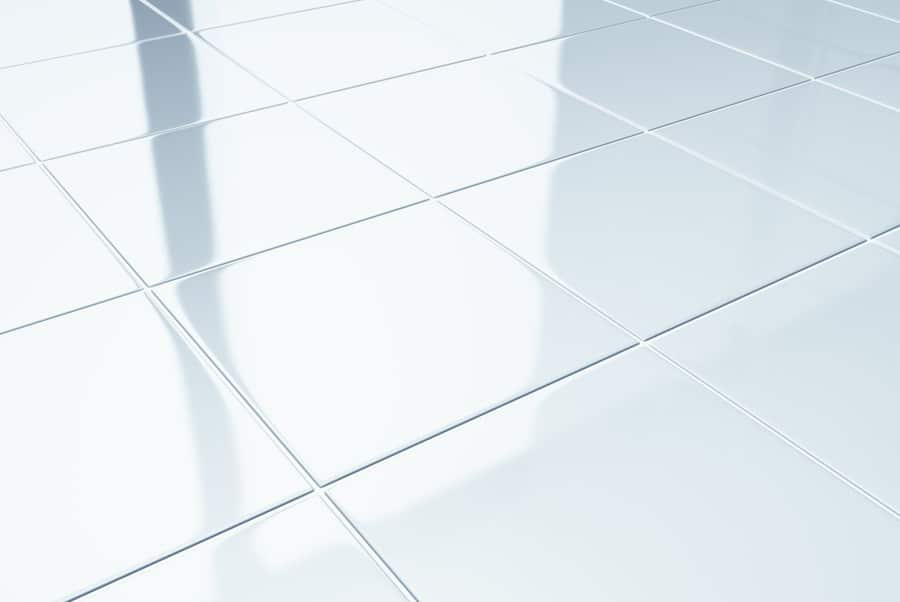
#> input picture lantai.jpg, 900 x 602 px
$ python deteksi_lantai_kotor.py
#> lines starting #> are read from the running program, lines starting #| are printed output that depends on the picture; after the words box and inside, x2 and y2 are one past the last pixel; in counts of white or black regions, pixels touching at a corner belong together
import cv2
import numpy as np
import matplotlib.pyplot as plt

# =========================
# 1. Load Image
# =========================
# change the image_path to test with different images
image_path = "lantai.jpg"
img = cv2.imread(image_path)
#> img is the input picture: shape (602, 900, 3); mean B, G, R 242, 236.6, 230

if img is None:
    raise ValueError("Gambar tidak ditemukan!")

# =========================
# 2. Grayscale
# =========================
gray = cv2.cvtColor(img, cv2.COLOR_BGR2GRAY)

# =========================
# 3. Gaussian Blur
# =========================
blur = cv2.GaussianBlur(gray, (5, 5), 0)

# =========================
# 4. Extract Statistic Feature
# =========================
mean_intensity = np.mean(blur)
#> mean_intensity = 235.2
std_intensity = np.std(blur)
#> std_intensity = 15.38

# =========================
# 5. Threshold Decision
# =========================

THRESHOLD_STD = 20  # can be adjust data from test

if std_intensity > THRESHOLD_STD:
    status = "Lantai Kotor - Perlu Dipel"
    color = (0, 0, 255)  # red mark
else:
    status = "Lantai Bersih"
    color = (0, 255, 0)  # green mark

# =========================
# 6. Result
# =========================
output = img.copy()
cv2.putText(output, status, (20, 40),
            cv2.FONT_HERSHEY_SIMPLEX, 1, color, 2)
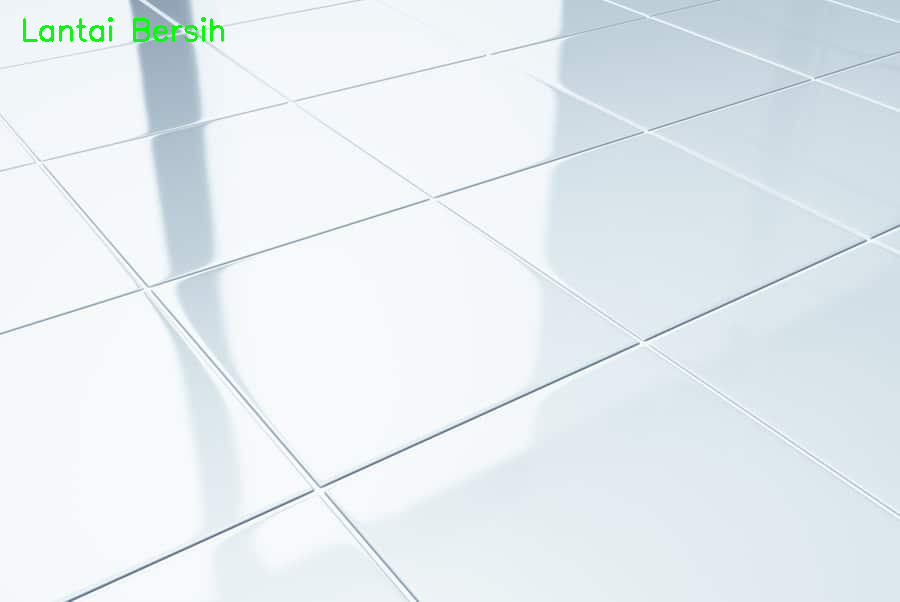
#> output: shape (602, 900, 3); 0.26% of pixels changed, all inside (x1, y1, x2, y2) = (23, 17, 224, 42)

# =========================
# 7. Visualization
# =========================
plt.figure(figsize=(12, 4))

plt.subplot(1, 3, 1)
plt.title("Citra Asli")
plt.imshow(cv2.cvtColor(img, cv2.COLOR_BGR2RGB))
plt.axis("off")

plt.subplot(1, 3, 2)
plt.title("Grayscale + Blur")
plt.imshow(blur, cmap="gray")
plt.axis("off")

plt.subplot(1, 3, 3)
plt.title("Hasil Deteksi")
plt.imshow(cv2.cvtColor(output, cv2.COLOR_BGR2RGB))
plt.axis("off")

plt.show()
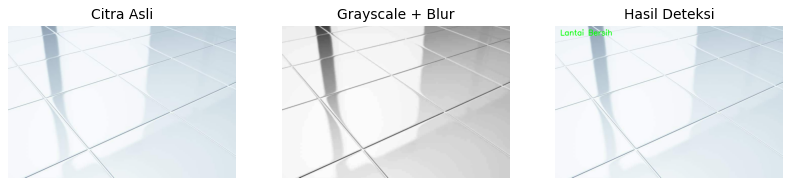
#> figure drawn by matplotlib, 3 panels

# =========================
# 8. Print Statistic
# =========================
print("Mean Intensitas      :", round(mean_intensity, 2))
#| Mean Intensitas      : 235.18
print("Standar Deviasi      :", round(std_intensity, 2))
#| Standar Deviasi      : 15.38
print("Keputusan Sistem     :", status)
